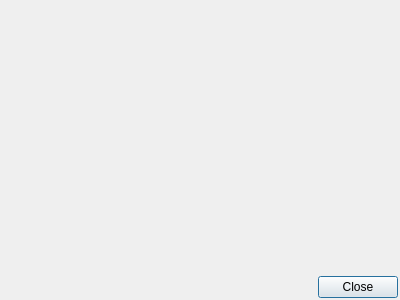
<?xml version="1.0" encoding="UTF-8"?>
<ui version="4.0">
 <class>SynopsisEditorDialog</class>
 <widget class="QDialog" name="SynopsisEditorDialog">
  <property name="geometry">
   <rect>
    <x>0</x>
    <y>0</y>
    <width>400</width>
    <height>300</height>
   </rect>
  </property>
  <property name="windowTitle">
   <string>Synopsis editor</string>
  </property>
  <property name="relaxed-white-bg" stdset="0">
   <bool>true</bool>
  </property>
  <layout class="QVBoxLayout" name="verticalLayout">
   <property name="spacing">
    <number>3</number>
   </property>
   <property name="leftMargin">
    <number>2</number>
   </property>
   <property name="topMargin">
    <number>2</number>
   </property>
   <property name="rightMargin">
    <number>2</number>
   </property>
   <property name="bottomMargin">
    <number>2</number>
   </property>
   <item>
    <widget class="DocumentTextEditor" name="textSynopsis" native="true">
     <property name="placeholderText" stdset="0">
      <string>Write down your novel's main events</string>
     </property>
    </widget>
   </item>
   <item alignment="Qt::AlignRight">
    <widget class="QPushButton" name="btnClose">
     <property name="cursor">
      <cursorShape>PointingHandCursor</cursorShape>
     </property>
     <property name="text">
      <string>Close</string>
     </property>
     <property name="confirm" stdset="0">
      <bool>true</bool>
     </property>
     <property name="cancel" stdset="0">
      <bool>true</bool>
     </property>
    </widget>
   </item>
  </layout>
 </widget>
 <customwidgets>
  <customwidget>
   <class>DocumentTextEditor</class>
   <extends>QWidget</extends>
   <header>plotlyst.view.widget.input</header>
  </customwidget>
 </customwidgets>
 <resources/>
 <connections/>
</ui>
